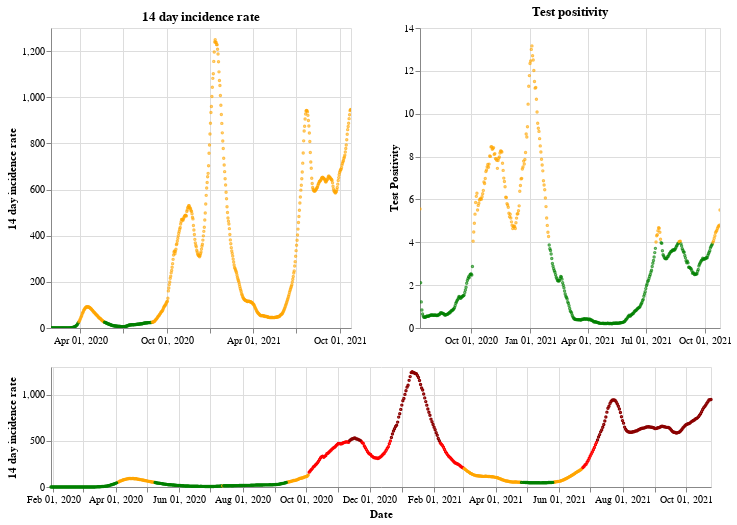

Source (notebook cell):
### Markdown cell above
## England

### Code cell
plot_traffic_light('England')

### Figure 1 — Vega-Lite specification as saved in the notebook (floating-point values rounded to 4 significant figures; data arrays with more than 128 entries replaced by an {"elided": "..."} marker saying what was removed)
{"config": {"view": {"continuousWidth": 400, "continuousHeight": 300}}, "vconcat": [{"hconcat": [{"mark": {"type": "point", "size": 2}, "encoding": {"color": {"condition": {"value": "green", "test": "(datum.twoWeeklyCasesRate <= 25)"}, "value": "orange"}, "tooltip": [{"type": "nominal", "field": "areaName"}, {"type": "temporal", "field": "date"}, {"type": "quantitative", "field": "twoWeeklyCasesRate"}, {"type": "quantitative", "field": "testPositivity"}], "x": {"type": "temporal", "axis": {"title": ""}, "field": "date", "scale": {"domain": {"selection": "DateBrush"}}, "timeUnit": "yearmonthdate"}, "y": {"type": "quantitative", "axis": {"title": "14 day incidence rate"}, "field": "twoWeeklyCasesRate"}}, "title": "14 day incidence rate", "width": 300}, {"mark": {"type": "point", "size": 2}, "encoding": {"color": {"condition": {"value": "green", "test": "(datum.testPositivity <= 4)"}, "value": "orange"}, "tooltip": [{"type": "nominal", "field": "areaName"}, {"type": "temporal", "field": "date"}, {"type": "quantitative", "field": "twoWeeklyCasesRate"}, {"type": "quantitative", "field": "testPositivity"}], "x": {"type": "temporal", "axis": {"title": ""}, "field": "date", "scale": {"domain": {"selection": "DateBrush"}}, "timeUnit": "yearmonthdate"}, "y": {"type": "quantitative", "axis": {"title": "Test Positivity"}, "field": "testPositivity"}}, "title": "Test positivity", "width": 300}]}, {"layer": [{"mark": {"type": "point", "size": 2}, "encoding": {"color": {"condition": {"value": "orange", "test": "(((datum.testPositivity < 4) && (datum.twoWeeklyCasesRate >= 50)) && (datum.twoWeeklyCasesRate < 200))"}, "value": "red"}, "opacity": {"condition": {"value": 1, "test": "((datum.twoWeeklyCasesRate >= 50) && (datum.twoWeeklyCasesRate < 500))"}, "value": 0}, "tooltip": [{"type": "nominal", "field": "areaName"}, {"type": "temporal", "field": "date"}, {"type": "quantitative", "field": "twoWeeklyCasesRate"}, {"type": "quantitative", "field": "testPositivity"}], "x": {"type": "temporal", "axis": {"title": "Date"}, "field": "date", "timeUnit": "yearmonthdate"}, "y": {"type": "quantitative", "axis": {"title": "14 day incidence rate"}, "field": "twoWeeklyCasesRate"}}, "selection": {"DateBrush": {"type": "interval", "encodings": ["x"], "fields": ["Time"]}}}, {"mark": {"type": "point", "size": 2}, "encoding": {"color": {"value": "darkred"}, "opacity": {"condition": {"value": 1, "test": "(datum.twoWeeklyCasesRate >= 500)"}, "value": 0}, "tooltip": [{"type": "nominal", "field": "areaName"}, {"type": "temporal", "field": "date"}, {"type": "quantitative", "field": "twoWeeklyCasesRate"}, {"type": "quantitative", "field": "testPositivity"}], "x": {"type": "temporal", "axis": {"title": "Date"}, "field": "date", "timeUnit": "yearmonthdate"}, "y": {"type": "quantitative", "axis": {"title": "14 day incidence rate"}, "field": "twoWeeklyCasesRate"}}}, {"mark": {"type": "point", "size": 2}, "encoding": {"color": {"condition": {"value": "green", "test": "((datum.testPositivity < 4) && (datum.twoWeeklyCasesRate < 50))"}, "value": "orange"}, "opacity": {"condition": {"value": 1, "test": "(datum.twoWeeklyCasesRate < 50)"}, "value": 0}, "tooltip": [{"type": "nominal", "field": "areaName"}, {"type": "temporal", "field": "date"}, {"type": "quantitative", "field": "twoWeeklyCasesRate"}, {"type": "quantitative", "field": "testPositivity"}], "x": {"type": "temporal", "axis": {"title": "Date"}, "field": "date", "timeUnit": "yearmonthdate"}, "y": {"type": "quantitative", "axis": {"title": "14 day incidence rate"}, "field": "twoWeeklyCasesRate"}}}], "height": 120, "width": 660}], "data": {"name": "data-f31d5cacc3e4d0a67a5ce592814e167e"}, "$schema": "https://vega.github.io/schema/vega-lite/v4.8.1.json", "datasets": {"data-f31d5cacc3e4d0a67a5ce592814e167e": {"elided": "635 records"}}}
